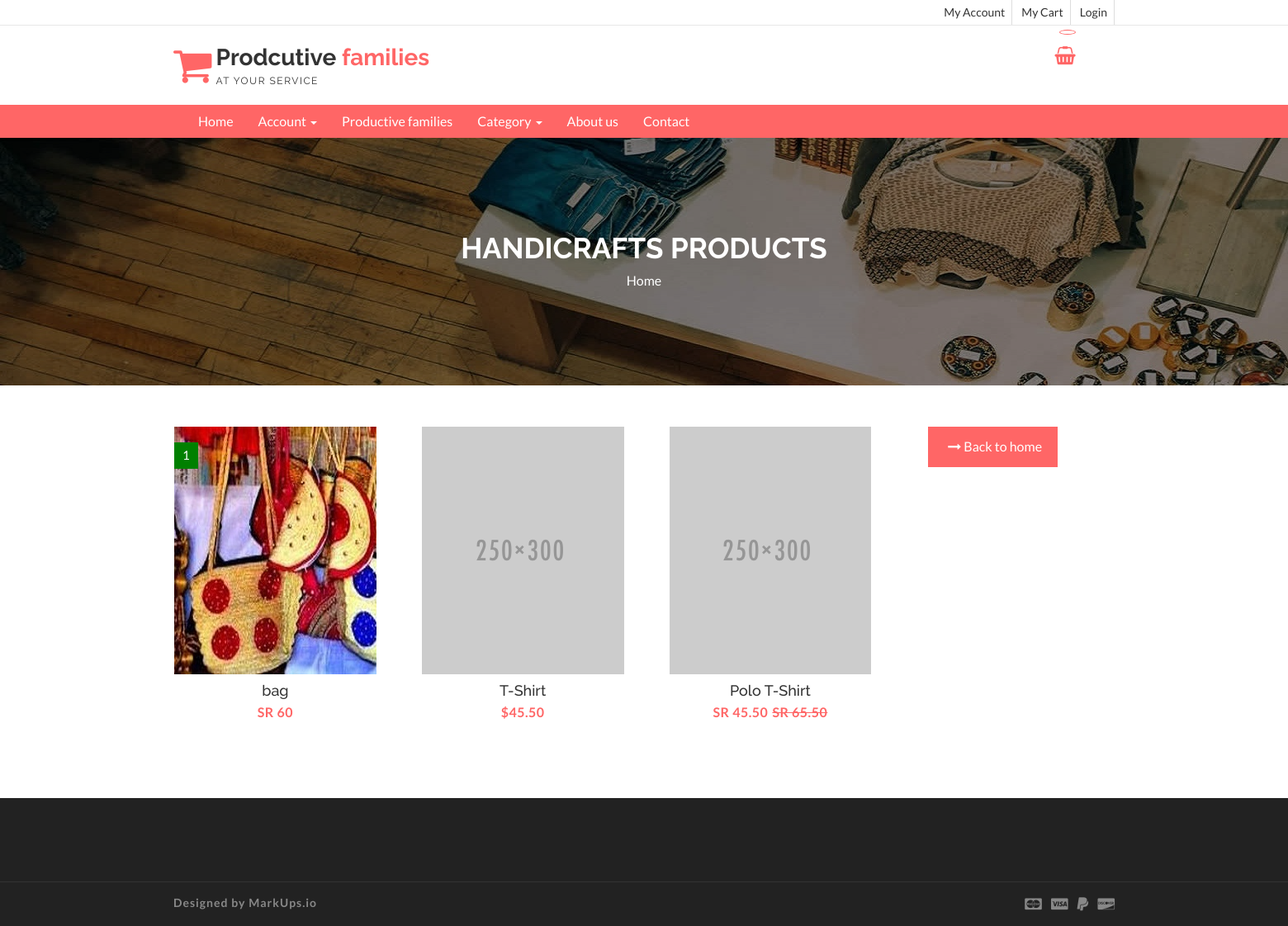
Page /handicrafts.php on the committed database.
### tables this page shows
CREATE TABLE `product` (
  `productno` int(11) NOT NULL,
  `productname` varchar(200) NOT NULL,
  `price` varchar(50) NOT NULL,
  `discribe` text NOT NULL,
  `image` varchar(200) NOT NULL,
  `properties` text NOT NULL,
  `preset` varchar(50) NOT NULL,
  `proid` int(11) NOT NULL,
  `catname` varchar(50) NOT NULL
);

### handicrafts.php (the view, shortened to what this page needs)
<!DOCTYPE html>
<html lang="en">
  <head>
    <link href="css/font-awesome.css" rel="stylesheet">
    <link href="css/bootstrap.css" rel="stylesheet">
    <link href="css/jquery.smartmenus.bootstrap.css" rel="stylesheet">
    <link rel="stylesheet" type="text/css" href="css/jquery.simpleLens.css">
    <link rel="stylesheet" type="text/css" href="css/slick.css">
    <link rel="stylesheet" type="text/css" href="css/nouislider.css">
    <link id="switcher" href="css/theme-color/default-theme.css" rel="stylesheet">
    <link href="css/sequence-theme.modern-slide-in.css" rel="stylesheet" media="all">
    <link href="css/style.css" rel="stylesheet">
  </head>
  <body>
  <header id="aa-header">
    <div class="aa-header-top">
      <div class="container">
        <div class="row">
          <div class="col-md-12">
            <div class="aa-header-top-area">
              <div class="aa-header-top-right">
                <ul class="aa-head-top-nav-right">
                  <li><a href="clienthome.php">My Account</a></li>
                  <li class="hidden-xs"><a href="clientcart.php">My Cart</a></li>
                  <li><a href="" data-toggle="modal" data-target="#login-modal">Login</a></li>
                </ul>
              </div>
            </div>
          </div>
        </div>
      </div>
    </div>
    <div class="aa-header-bottom">
      <div class="container">
        <div class="row">
          <div class="col-md-12">
            <div class="aa-header-bottom-area">
              <div class="aa-logo">
                <a href="index.html">
                  <span class="fa fa-shopping-cart"></span>
                  <p>Prodcutive <strong>families</strong> <span>at your service</span></p>
                </a>
              </div>
              <div class="aa-cartbox">
                <a class="aa-cart-link" href="#">
                  <span class="fa fa-shopping-basket"></span>
                  <span class="aa-cart-notify"></span>
                </a>
              </div>
            </div>
          </div>
        </div>
      </div>
    </div>
  </header>
  <section id="menu">
    <div class="container">
      <div class="menu-area">
        <div class="navbar navbar-default" role="navigation">
          <div class="navbar-collapse collapse">
            <ul class="nav navbar-nav">
              <li><a href="index.php">Home</a></li>
              <li><a href="#">Account <span class="caret"></span></a>
              </li>
              <li><a href="profamily.php">Productive families </a>
              </li>
              <li><a href="#">Category <span class="caret"></span></a>
              </li>
                 <li><a href="about.php">About us</a></li>
                <li><a href="contact.php">Contact</a></li>
            </ul>
          </div>
        </div>
      </div>
    </div>
  </section>
  <section id="aa-catg-head-banner">
    <img src="img/fashion/1.jpg" alt="fashion img">
    <div class="aa-catg-head-banner-area">
     <div class="container">
      <div class="aa-catg-head-banner-content">
        <h2>Handicrafts Products</h2>
        <ol class="breadcrumb">
          <li><a href="index.php">Home</a></li>
        </ol>
      </div>
     </div>
   </div>
  </section>
   <section id="checkout" dir="rtl" align="right">
   <div class="container">
     <div class="row">
       <div class="col-md-12">
        <div class="checkout-area">
                    <div class="tab-pane fade in active" id="food">
                      <ul class="aa-product-catg">
                          <?php
require 'config.php';
   $type= "Handicrafts";
$result = mysqli_query($con,"SELECT * FROM product where catname='$type'")
or die(mysqli_error());
while($row = mysqli_fetch_array( $result )) {
?>
                        <li>
                          <figure>
                          <a class="aa-product-img" href="productdetailclient.php?productno=<?php echo htmlentities($row['productno']);?>"><img src="<?php echo htmlentities($row['image']);?>" alt="polo shirt img"></a>
                              <figcaption>
                              <h4 class="aa-product-title"><a href="#"><?php echo htmlentities($row['productname']);?></a></h4>
                              <span class="aa-product-price">SR <?php echo htmlentities($row['price']);?></span><span class="aa-product-price"></span>
                            </figcaption>
                          </figure>
                          <span class="aa-badge aa-sale" href="#"><?php echo htmlentities($row['proid']);?></span>
                        </li>
                          <?php
}
?>
                        <li>
                          <figure>
                            <a class="aa-product-img" href="#"><img src="img/man/polo-shirt-5.png" alt="polo shirt img"></a>
                            <figcaption>
                              <h4 class="aa-product-title"><a href="#">T-Shirt</a></h4>
                              <span class="aa-product-price">$45.50</span>
                            </figcaption>
                          </figure>
                        </li>
                        <li>
                          <figure>
                            <a class="aa-product-img" href="#"><img src="img/man/polo-shirt-6.png" alt="polo shirt img"></a>
                            <figcaption>
                              <h4 class="aa-product-title"><a href="#">Polo T-Shirt</a></h4>
                              <span class="aa-product-price">SR 45.50</span><span class="aa-product-price"><del>SR 65.50</del></span>
                            </figcaption>
                          </figure>
                        </li>
                      </ul> <center>
                      <a class="aa-browse-btn" href="index.php">Back to home <span class="fa fa-long-arrow-right"></span></a> </center>
                    </div>
                </div>
              </div>
        </div>
      </div>
  </section>
  <footer id="aa-footer">
    <div class="aa-footer-top">
     <div class="container">
        <div class="row">
        <div class="col-md-12">
        </div>
      </div>
     </div>
    </div>
    <div class="aa-footer-bottom">
      <div class="container">
        <div class="row">
        <div class="col-md-12">
          <div class="aa-footer-bottom-area">
            <p>Designed by <a href="http://www.markups.io/">MarkUps.io</a></p>
            <div class="aa-footer-payment">
              <span class="fa fa-cc-mastercard"></span>
              <span class="fa fa-cc-visa"></span>
              <span class="fa fa-paypal"></span>
              <span class="fa fa-cc-discover"></span>
            </div>
          </div>
        </div>
      </div>
      </div>
    </div>
  </footer>
  </body>
</html>

### css/theme-color/default-theme.css (style rules this page uses)
h2 { color: #ff6666; }
.aa-browse-btn { background-color: #ff6666; border: 1px solid #ff6666; }
#aa-header .aa-header-bottom .aa-header-bottom-area .aa-logo a > span { color: #ff6666; }
#aa-header .aa-header-bottom .aa-header-bottom-area .aa-logo a strong { color: #ff6666; }
#aa-header .aa-header-bottom .aa-cartbox .aa-cart-link { color: #ff6666; }
#aa-header .aa-header-bottom .aa-cartbox .aa-cart-link .aa-cart-notify { border: 1px solid #ff6666; color: #ff6666; }
#aa-header .aa-header-bottom .aa-cartbox .aa-cart-link .aa-cart-notify:after { border-top-color: #ff6666; }
#menu { background-color: #ff6666; }
.aa-product-catg li .aa-product-price { color: #ff6666; }

### rows in the picture
product: image (picture), productname "bag", price "60", proid "1"
